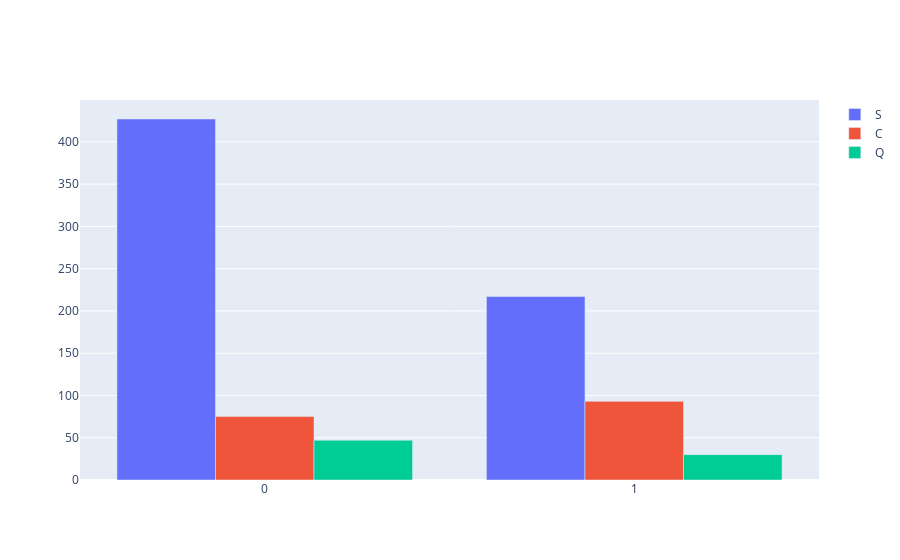

The code cell stored with this chart in its notebook:
### Code cell
def two_cat_comparator( lis_of_feat ):
    type_1 , type_2  = lis_of_feat[0] , lis_of_feat[1]
    dic = {}
    for cat_1 in df[type_1].value_counts().index: 
        sub_lis = []
        for cat_2 in df[type_2].value_counts().index:

            new = df[ ( df[type_1] == cat_1 ) & (df[type_2] == cat_2) ]
            sub_lis.append( [ cat_2 ,   len(new)  ] )
        dic[cat_1] = sub_lis
    return dic
dic = two_cat_comparator(['Embarked' , 'Survived'])
wow = []
for key in dic:
    wow.append(  go.Bar(name = key  , x = np.array(dic[key])[: , 0]  , y = np.array(dic[key])[: , 1] )  )
fig = go.Figure(data = wow)
fig.update_layout(barmode='group')
fig.show()

### Figure 1 — Plotly figure (JSON) as saved in the notebook; plotly's stock layout.template omitted (floating-point values rounded to 4 significant figures)
{"data": [{"name": "S", "type": "bar", "x": [0, 1], "y": [427, 217]}, {"name": "C", "type": "bar", "x": [0, 1], "y": [75, 93]}, {"name": "Q", "type": "bar", "x": [0, 1], "y": [47, 30]}], "layout": {"barmode": "group"}}
